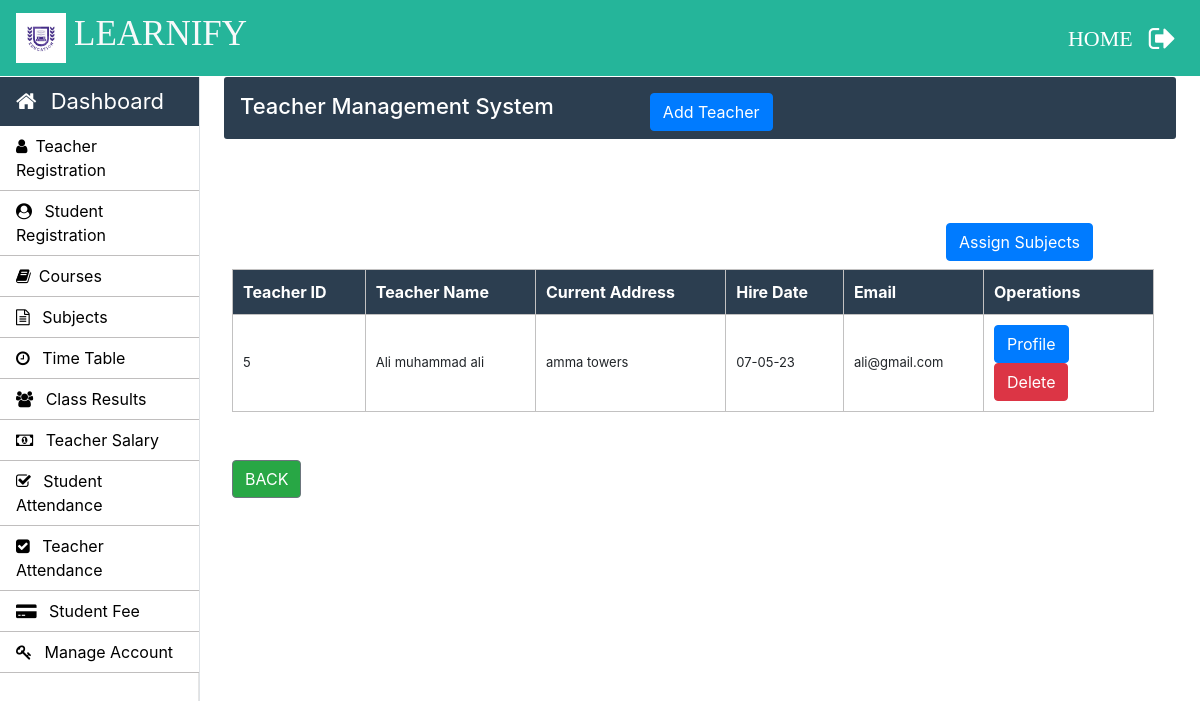
Screenshot of /Admin/teacher.php (signed in) with the database file from the repository.
### tables this page shows
CREATE TABLE IF NOT EXISTS `teacher_info` (
  `teacher_id` int NOT NULL AUTO_INCREMENT,
  `first_name` varchar(30) NOT NULL,
  `middle_name` varchar(30) NOT NULL,
  `last_name` varchar(30) NOT NULL,
  `father_name` varchar(50) NOT NULL,
  `email` varchar(30) NOT NULL,
  `phone_no` varchar(11) NOT NULL,
  `profile_image` blob NOT NULL,
  `teacher_status` varchar(10) NOT NULL,
  `application_status` varchar(10) NOT NULL,
  `cnic` varchar(15) NOT NULL,
  `dob` varchar(15) NOT NULL,
  `other_phone` int NOT NULL,
  `gender` varchar(10) NOT NULL,
  `permanent_address` varchar(100) NOT NULL,
  `current_address` varchar(100) NOT NULL,
  `place_of_birth` varchar(50) NOT NULL,
  `matric_complition_date` varchar(10) NOT NULL,
  `matric_awarded_date` varchar(10) NOT NULL,
  `matric_certificate` varchar(100) NOT NULL,
  `fa_complition_date` varchar(10) NOT NULL,
  `fa_awarded_date` varchar(10) NOT NULL,
  `fa_certificate` varchar(100) NOT NULL,
  `ba_complition_date` varchar(10) NOT NULL,
  `ba_awarded_date` varchar(10) NOT NULL,
  `ba_certificate` varchar(100) NOT NULL,
  `ma_complition_date` varchar(10) NOT NULL,
  `ma_awarded_date` varchar(100) NOT NULL,
  `ma_certificate` varchar(101) NOT NULL,
  `last_qualification` varchar(20) NOT NULL,
  `state` varchar(20) NOT NULL,
  `hire_date` varchar(10) NOT NULL,
  PRIMARY KEY (`teacher_id`)
);

### Admin/teacher.php (the view, shortened to what this page needs)
<?php
		require_once "../connection/connection.php";
	?>
<!doctype html>
<html lang="en">
	<head>
	</head>
	<body>
		<?php include('../common/common-header.php') ?>
		<?php include('../common/admin-sidebar.php') ?>
		<main role="main" class="col-xl-10 col-lg-9 col-md-8 ml-sm-auto px-md-4 mb-2 w-100">
			<div class="sub-main">
				<div class="text-center d-flex flex-wrap flex-md-nowrap pt-3 pb-2 mb-3 text-white admin-dashboard pl-3">
					<div class="d-flex">
						<h4 class="mr-5">Teacher Management System </h4>
						<button type="button" class="btn btn-primary ml-5" data-toggle="modal" data-target=".bd-example-modal-lg">Add Teacher</button>
					</div>
				</div>
				<div class="row w-100">
				</div>
				<div class="row w-100">
					<div class="col-md-12 ml-2">
						<section class="mt-3">
							<div class="row">
								<div class="col-md-3 offset-9 pt-5 mb-2">
									<button type="button" class="btn btn-primary" data-toggle="modal" data-target=".bd-example-modal-lg1">Assign Subjects</button>
								</div>
							</div>
							<table class="w-100 table-elements mb-5 table-three-tr" cellpadding="10">
								<tr class="table-tr-head table-three text-white">
									<th>Teacher ID</th>
									<th>Teacher Name</th>
									<th>Current Address</th>
									<th>Hire Date</th>
									<th>Email</th>
									<th>Operations</th>
								</tr>
								<?php
								$query="select teacher_id,first_name,middle_name,last_name,current_address,ma_certificate,hire_date,email from teacher_info";
								$run=mysqli_query($con,$query);
								while($row=mysqli_fetch_array($run)) {
									echo "<tr>";
									echo "<td>".$row["teacher_id"]."</td>";
									echo "<td>".$row["first_name"]." ".$row["middle_name"]." ".$row["last_name"]."</td>";
									echo "<td>".$row["current_address"]."</td>";
									echo "<td>".$row["hire_date"]."</td>";
									echo "<td>".$row["email"]."</td>";
									echo	"<td width='170'><a class='btn btn-primary' href=display-teacher.php?teacher_id=".$row['teacher_id'].">Profile</a> <a class='btn btn-danger' href=delete-function.php?teacher_id=".$row['teacher_id'].">Delete</a></td>";
									echo "</tr>";
								}
								?>
							</table>
						</section>
		<a href="admin-index.php"> <button type="button" class="btn btn-secondary bg-success" data-dismiss="modal">BACK</button> </a>
					</div>
				</div>
			</div>
		</main>
	</body>
</html>

### Css/style.css (style rules this page uses)
h4 { font-size: 22px; }
.admin-dashboard { margin-top: 1px !important; background: #2c3e50 !important; border-radius: 3px; }
.table-elements tr, td, th { font-size: 13px; border: 1px solid rgb(194, 193, 193); padding-left: 10px !important; }
.table-three { background: #2c3e50 !important; }
.table-tr-head { height: 45px !important; padding: 10px !important; margin-top: 5px !important; }
.table-font-for-transcript td, th { font-size: 16px !important; }

### rows the page displays
teacher_info: teacher_id "5", first_name "Ali", middle_name "muhammad", last_name "ali", current_address "amma towers", hire_date "07-05-23", email "ali@gmail.com"
